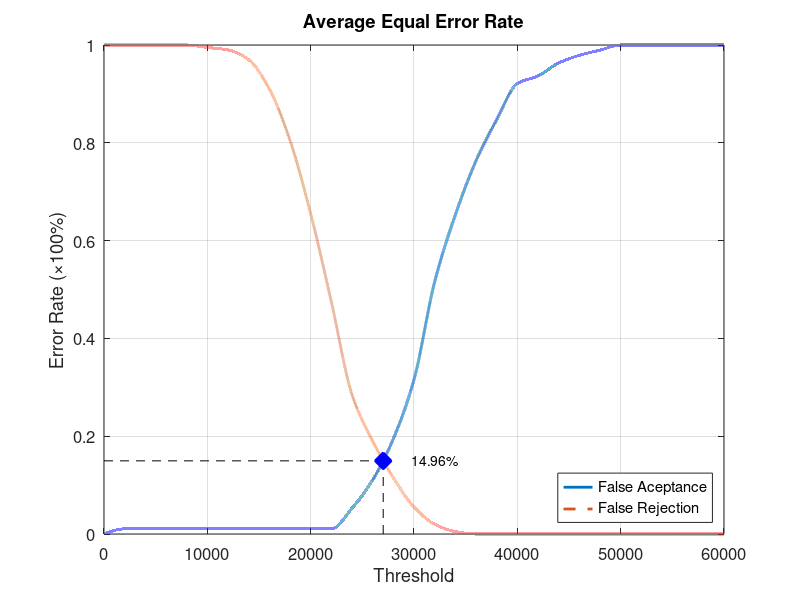
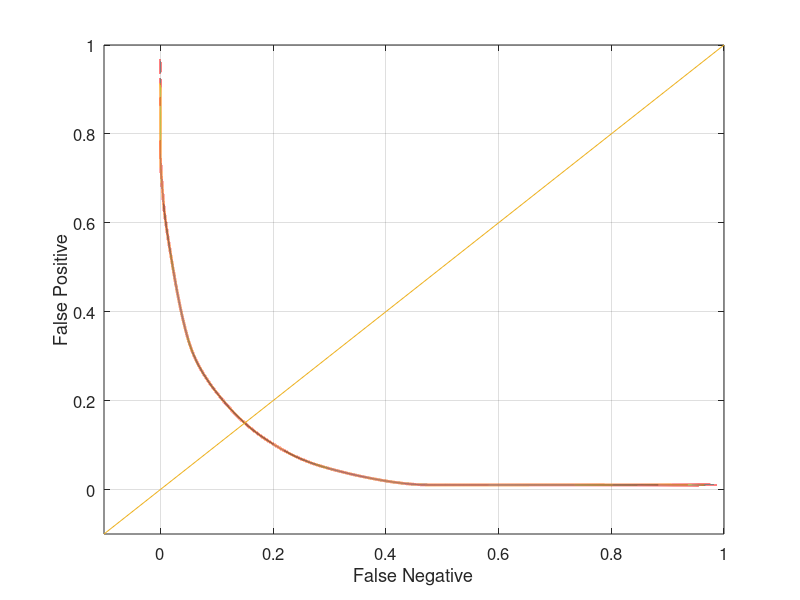

Write the MATLAB code that produced these figures, in order.
function yEER = Database2_4
close all;
clear;
clc;
x = 0:2000:60000;
xq = 0:0.5:60000;

y0 = [0 0.0105263 0.0105263 0.0105263 0.0105263 0.0105263 0.0105263 0.0105263 0.0105263 0.0105263 0.0105263 0.0105263 0.0526316 0.110526 0.194737 0.315789 0.515789 0.652632 0.763158 0.847368 0.921053 0.936842 0.963158 0.978947 0.989474 1 1 1 1 1 1];
yy0 = interp1(x, y0, xq, 'pchip');
y1 = [1 1 1 1 1 0.995 0.99 0.97 0.91 0.805 0.655 0.475 0.285 0.19 0.115 0.055 0.02 0.005 0 0 0 0 0 0 0 0 0 0 0 0 0];
yy1 = interp1(x, y1, xq, 'pchip');

% Calculating EER: 
y2 = abs(y0 - y1);
find(y2 == min(y2))
yy2 = abs(yy0 - yy1);
xEER = find(yy2 == min(yy2));
xEERIndex = xq(xEER) % X-axis EER
yEER = yy0(xEER) % Y-axis EER

main = figure
plot(xq, yy0,'-','LineWidth', 2);	hold on
plot(xq, yy1,'--','LineWidth', 2);	hold on
plot([xEERIndex xEERIndex], [0 yEER], 'k--');	hold on
plot([0 xEERIndex], [yEER yEER], 'k--');	hold on
plot(xEERIndex, yEER, 'bx', 'LineWidth', 10);	hold on
text(xEERIndex + 10 * xEERIndex / 100, yEER, [num2str(round((10000 * yEER)) / 100) '%'])
legend('False Aceptance', 'False Rejection', 'Location', 'SouthEast')
xlabel('Threshold')
ylabel('Error Rate (\times100%)')
title('Average Equal Error Rate')
set(gca, 'FontSize', 12)
axis([0 60000 0 1])
grid on

print(main, 'Database2_4Main', '-dpng');
FNRxFPR = figure('Color', [1 1 1]);
plot(yy1, yy0, '-', yy1, yy0, 'LineWidth', 2);
hold on
y = -0.1:0.1:1
plot(y, y); 
set(gca, 'FontSize', 12)
xlabel('False Negative')
ylabel('False Positive')
axis([-0.1 1 -0.1 1])
set(gca, 'FontSize', 12)
grid on

print(FNRxFPR, 'Database2_4FNRxFPR','-dpng');
end
